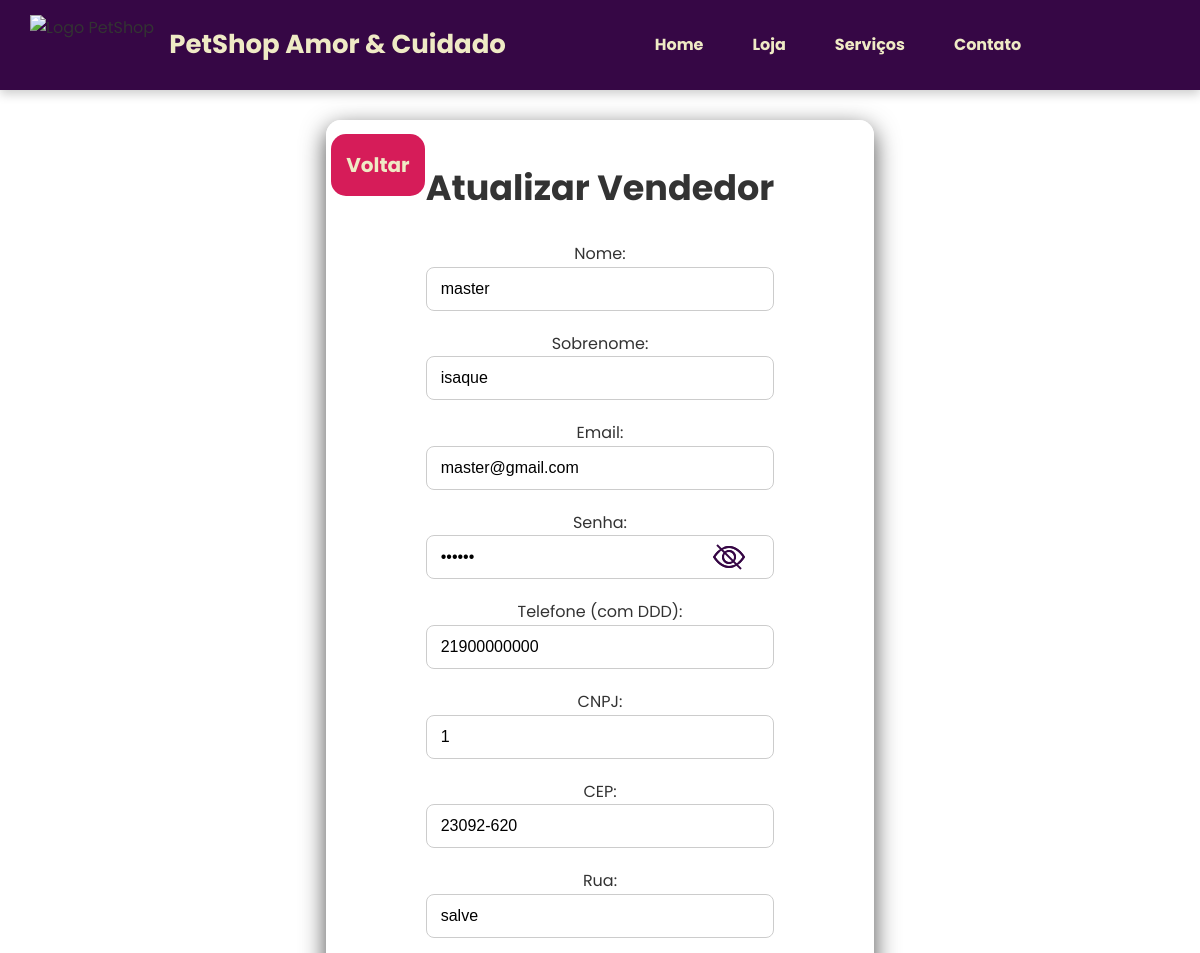
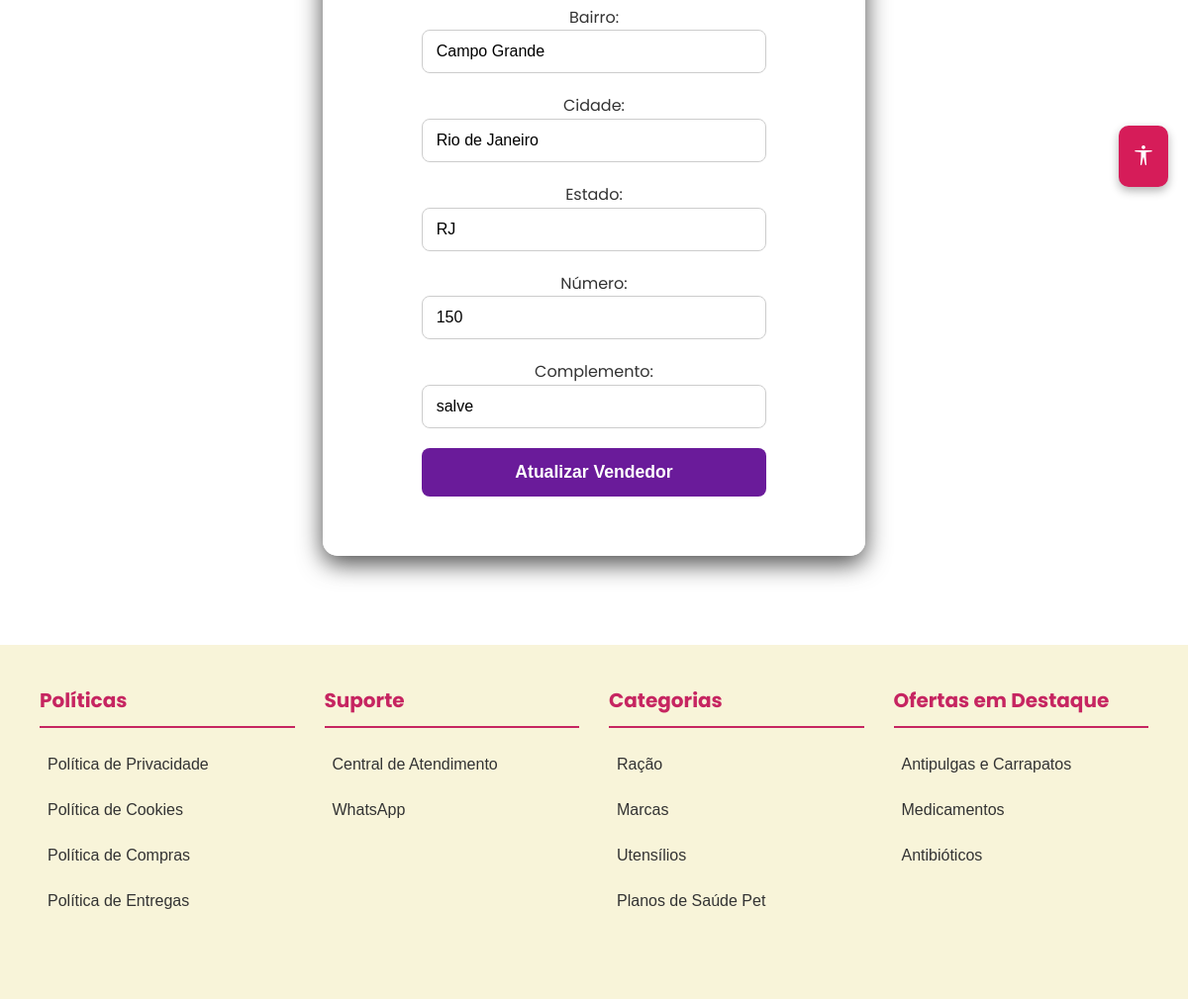
Page /atualizar.php (signed in) on the committed database (2 pictures, top to bottom).
### tables this page shows
CREATE TABLE funcionarios(
    idFuncionario VARCHAR(255) NOT NULL PRIMARY KEY,
    logado VARCHAR(255),
    img VARCHAR(255),
    nome VARCHAR(255),
    sobrenome VARCHAR(255),
    funcao ENUM("Default", "Veterinário", "Gerente", "Master"),
    telefone varchar(255),
    email VARCHAR(255),
    senha VARCHAR(255),
    cep VARCHAR(255),
    numero VARCHAR(255),
    complemento VARCHAR(255),
    CONSTRAINT fk_cep_funcionario FOREIGN KEY (cep) REFERENCES enderecos(cep)
);

CREATE TABLE enderecos(
    cep VARCHAR(255) NOT NULL PRIMARY KEY,
    rua VARCHAR(255),
    bairro VARCHAR(255),
    cidade VARCHAR(255),
    estado VARCHAR(255)
);

### atualizar.php (the view, shortened to what this page needs)
<?php
include 'conn.php';
if(isset($_SESSION['vendedores'])){
    $chave = $_SESSION['vendedores']->idFuncionario;
    $sql1 = "SELECT * FROM funcionarios WHERE idFuncionario = '$chave'";
    $res = $conn->query($sql1);
    $row = $res->fetch_object();
    $sql2 = "SELECT * FROM enderecos WHERE cep = '$row->cep'";
    $res2 = $conn->query($sql2);
    $row2 = $res2->fetch_object();
}
?>
<!DOCTYPE html>
<html lang="pt-BR">
<head>
    <link rel="stylesheet" href="../../frontend/src/css/login.css">
    <link rel="stylesheet" href="../../frontend/src/css/loja.css">
    <link rel="stylesheet" href="https://cdn.jsdelivr.net/npm/bootstrap-icons@1.10.5/font/bootstrap-icons.css">
</head>
<body>
    <header>
    <div class="logo">
        <img src="../../frontend/src/assets/Foto site.png" alt="Logo PetShop">
        <h1>PetShop Amor & Cuidado</h1>
    </div>
    <nav>
        <ul>
            <li><a href="index.php">Home</a></li>
            <li><a href="lojaUsu.php">Loja</a></li>
            <li><a onclick="MostrarSer()" style="cursor: pointer;">Serviços</a></li>
            <li><a href="#">Contato</a></li>
        </ul>
    </nav>
</header>
    <section class="content desligado" id="vendedor">
        <a href="config.php"><h5 id="voltar"> Voltar</h5></a>
        <h2>Atualizar Vendedor</h2>
        <form id="form-vendedor" action="vendedor/atualizarVen.php" method="POST">
            <label for="vendedor-nome">Nome:</label>
            <input value="<?php echo $row->nome?>" type="text" name="vendedor-nome" id="vendedor-nome" required />
            <label for="vendedor-sobrenome">Sobrenome:</label>
            <input value="<?php echo $row->sobrenome?>" type="text" name="vendedor-sobrenome" id="vendedor-sobrenome" required />
            <label for="vendedor-email">Email:</label>
            <input value="<?php echo $row->email?>" type="email" name="vendedor-email" id="vendedor-email" required />
            <label for="vendedor-senha">Senha:</label>
            <input value="<?php echo $row->senha?>" type="password" name="vendedor-senha" id='vendedor-senha' required />
            <i class="bi bi-eye" id="olho3" onclick="trocarSenha(3)"></i>
            <i class="bi bi-eye-slash" id="olho4" onclick="trocarSenha(4)"></i>
            <label for="vendedor-telefone">Telefone (com DDD):</label>
            <input value="<?php echo $row->telefone?>" oninput="formatarCelular(this)" type="text" name="vendedor-telefone" id="vendedor-telefone" placeholder="(11) 91234-5678" maxlength="15" minlength="15" required />
            <label for="vendedor-cnpj">CNPJ:</label>
            <input value="<?php echo $row->idFuncionario?>" oninput="formatarCNPJ(this)" type="text" name="vendedor-cnpj" id="vendedor-cnpj" placeholder="00.000.000/0000-00" maxlength="18" minlength="18" required />
            <label for="vendedor-cep">CEP:</label>
            <input value="<?php echo $row->cep?>" oninput="formatarCEP(this)" type="text" name="vendedor-cep" id="vendedor-cep" required maxlength="9" />
            <label for="vendedor-rua">Rua:</label>
            <input value="<?php echo $row2->rua?>" type="text" name="vendedor-rua" id="vendedor-rua" required readonly maxlength="100" />
            <label for="vendedor-bairro">Bairro:</label>
            <input value="<?php echo $row2->bairro?>" type="text" name="vendedor-bairro" id="vendedor-bairro" required readonly maxlength="50" />
            <label for="vendedor-cidade">Cidade:</label>
            <input value="<?php echo $row2->cidade?>" type="text" name="vendedor-cidade" id="vendedor-cidade" required readonly maxlength="50" />
            <label for="vendedor-estado">Estado:</label>
            <input value="<?php echo $row2->estado?>" type="text" name="vendedor-estado" id="vendedor-estado" required readonly maxlength="2" />
            <label for="vendedor-numero">Número:</label>
            <input value="<?php echo $row->numero?>" type="text" name="vendedor-numero" id="vendedor-numero" required maxlength="100" />
            <label for="vendedor-complemento">Complemento:</label>
            <input value="<?php echo $row->complemento?>" type="text" name="vendedor-complemento" id="vendedor-complemento" required maxlength="100" />
            <input type="submit" value="Atualizar Vendedor" class="btn-submit" />
        </form>
    </section>
    <footer>
  <div class="footer-section">
    <div class="column">
      <h3>Políticas</h3>
      <button onclick="openModal('Política de Privacidade', 'privacidade')">Política de Privacidade</button>
      <button onclick="openModal('Política de Cookies', 'cookies')">Política de Cookies</button>
      <button onclick="openModal('Política de Compras', 'compras')">Política de Compras</button>
      <button onclick="openModal('Política de Entregas', 'entregas')">Política de Entregas</button>
    </div>
    <div class="column">
      <h3>Suporte</h3>
      <button onclick="openModal('Central de Atendimento', 'atendimento')">Central de Atendimento</button>
      <button onclick="openModal('WhatsApp', 'whatsapp')">WhatsApp</button>
    </div>
    <div class="column">
      <h3>Categorias</h3>
      <button onclick="openModal('Ração', 'racao')">Ração</button>
      <button onclick="openModal('Marcas', 'marcas')">Marcas</button>
      <button onclick="openModal('Utensílios', 'utensilios')">Utensílios</button>
      <button onclick="openModal('Planos de Saúde Pet', 'planos')">Planos de Saúde Pet</button>
    </div>
    <div class="column">
      <h3>Ofertas em Destaque</h3>
      <button onclick="openModal('Antipulgas e Carrapatos', 'antipulgas')">Antipulgas e Carrapatos</button>
      <button onclick="openModal('Medicamentos', 'medicamentos')">Medicamentos</button>
      <button onclick="openModal('Antibióticos', 'antibioticos')">Antibióticos</button>
    </div>
  </div>
</footer>
<div class="botao_acessibilidade" onclick="abrir_acessibilidade(1)">
    <i class="bi bi-universal-access"></i>
</div>
</body>
</html>

### frontend/src/css/login.css (style rules this page uses)
* { box-sizing: border-box; padding: 0; margin: 0; text-decoration: none; list-style: none; }
html { scroll-behavior: smooth; }
body { background-color: whitesmoke; font-family: "Poppins", sans-serif; font-size: 1rem; font-weight: 400; display: grid; }
header { background-color: #360745; display: flex; justify-content: space-between; align-items: center; padding: 15px 30px; box-shadow: 0 4px 10px rgba(0, 0, 0, 0.2); position: fixed; top: 0; left: 0; width: 100%; z-index: 1000; transition: all 0.3s ease; }
.logo { display: flex; align-items: center; flex-shrink: 0; }
.logo img { height: 60px; margin-right: 15px; transition: transform 0.3s ease; }
.logo h1 { color: #efeac5; font-size: 26px; margin: 0; white-space: nowrap; }
nav ul { list-style: none; display: flex; gap: 25px; margin: 0; padding: 0; align-items: center; }
nav ul li a { color: #efeac5; text-decoration: none; font-weight: bold; font-size: 16px; transition: all 0.3s ease; padding: 8px 12px; border-radius: 5px; position: relative; }
nav ul li a::after { content: ''; position: absolute; bottom: 0; left: 50%; width: 0; height: 2px; background-color: #d61c59; transition: all 0.3s ease; transform: translateX(-50%); }
body::before { content: ""; position: fixed; top: 0; left: 0; width: 100%; height: 100%; background: url('https://t3.ftcdn.net/jpg/02/98/20/18/360_F_298201895_5bPjYW2qPWJ52Wg40H80d8hCAHsPIfpE.jpg') no-repeat center center/cover; filter: blur(2px); z-index: -1; }
body { margin: 0; font-family: 'Popins', Tahoma, Geneva, Verdana, sans-serif; background-color: rgba(255, 255, 255, 0.8); color: #333; }
.content { padding: 40px 100px; max-width: auto; margin: 30px auto; background: #ffffffd9; border-radius: 15px; box-shadow: 0 8px 24px rgba(0, 0, 0, 0.7); display: grid; position: relative; }
.content h2 { display: flex; width: 100%; justify-content: center; font-size: 35px; margin-bottom: 25px; }
.content i { font-size: 80px; color: rgb(9, 194, 9); display: grid; justify-content: center; align-items: center; flex-direction: column; }
form { display: flex; flex-direction: column; position: relative; align-items: center; }
#voltar { position: absolute; top: 1%; left: 1%; transform: translate(-50% -50%); background-color: #d61c59; color: #efeac5; padding: 15px; display: grid; align-items: center; border-radius: 15px; cursor: pointer; font-size: 20px; }
form input, select { width: 100%; margin-bottom: 20px; padding: 12px 14px; font-size: 1em; border: 1px solid #ccc; border-radius: 8px; transition: border-color 0.3s ease, box-shadow 0.3s ease; }
form i { position: absolute; top: 22%; right: 0; transform: translate(-50% -50%); scale: 0.4; padding: 5px; border-radius: 15px; color: #360745 !important; cursor: pointer; }
input[type="submit"] { background-color: #6a1b9a; color: white; border: none; border-radius: 8px; padding: 14px; font-size: 1.1em; font-weight: bold; cursor: pointer; transition: background-color 0.3s ease; }
footer { background-color: #f8f4d9; padding: 40px; }
.footer-section { display: flex; justify-content: space-between; flex-wrap: wrap; max-width: 1200px; margin: auto; }
.column { flex: 1; min-width: 200px; margin-bottom: 30px; }
h3 { color: #c62561; border-bottom: 2px solid #c62561; padding-bottom: 5px; }
button { background: none; border: none; color: inherit; text-align: left; display: block; margin: 8px 0; cursor: pointer; font-size: 16px; transition: 0.2s; }

### rows in the picture
funcionarios: vendedor-nome "master", vendedor-sobrenome "isaque", vendedor-email "master@gmail.com", vendedor-telefone "21900000000", vendedor-cnpj "1", vendedor-cep "23092-620", vendedor-numero "150", vendedor-complemento "salve"
enderecos: vendedor-rua "salve", vendedor-bairro "Campo Grande", vendedor-cidade "Rio de Janeiro", vendedor-estado "RJ"
